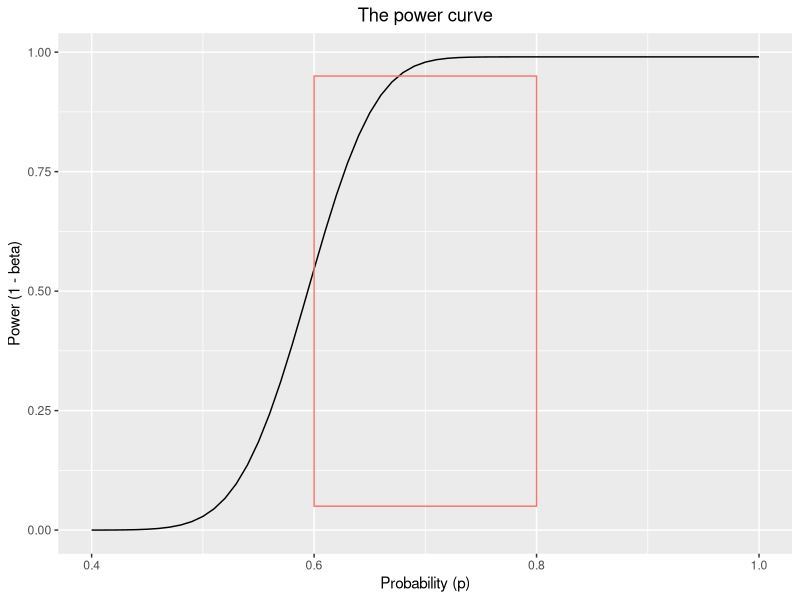

Here is the R script that generated this plot:
## ---- chunk 1
library(tidyverse)
power_curve <- function(m, n){
  p <- seq(from = 0.4, to = 1, by = 0.01)
  a <- dbinom(m, size = n, prob = p)
  power <- cumsum(a)
  return(power)
}
## ---- chunk 2
x_axis <- seq(from = 0.4, to = 1, by = 0.01)
ggplot() +
  geom_line(aes(x_axis, power_curve(60, 100))) +
  # Adding the box from 0.6 to 0.8, with bottom and top at heights 0.05 and 0.95
  geom_rect(aes(xmin = 0.6, xmax = 0.8, ymin = 0.05, ymax = 0.95, col = "red"), 
            fill = NA) +
  xlab("Probability (p)") +
  ylab("Power (1 - beta)") +
  ggtitle("The power curve") +
  theme(legend.position = "none") +
  theme(plot.title = element_text(hjust = 0.5))
